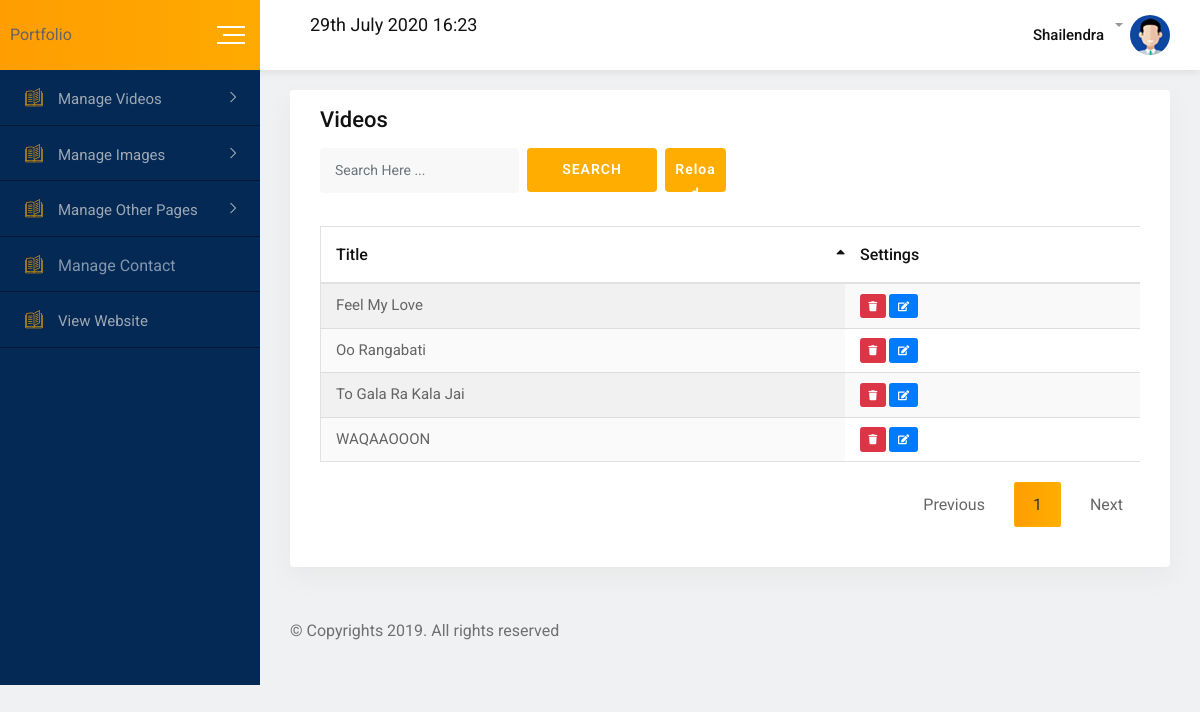
The page /accounts/videos/ on the database as committed earlier.
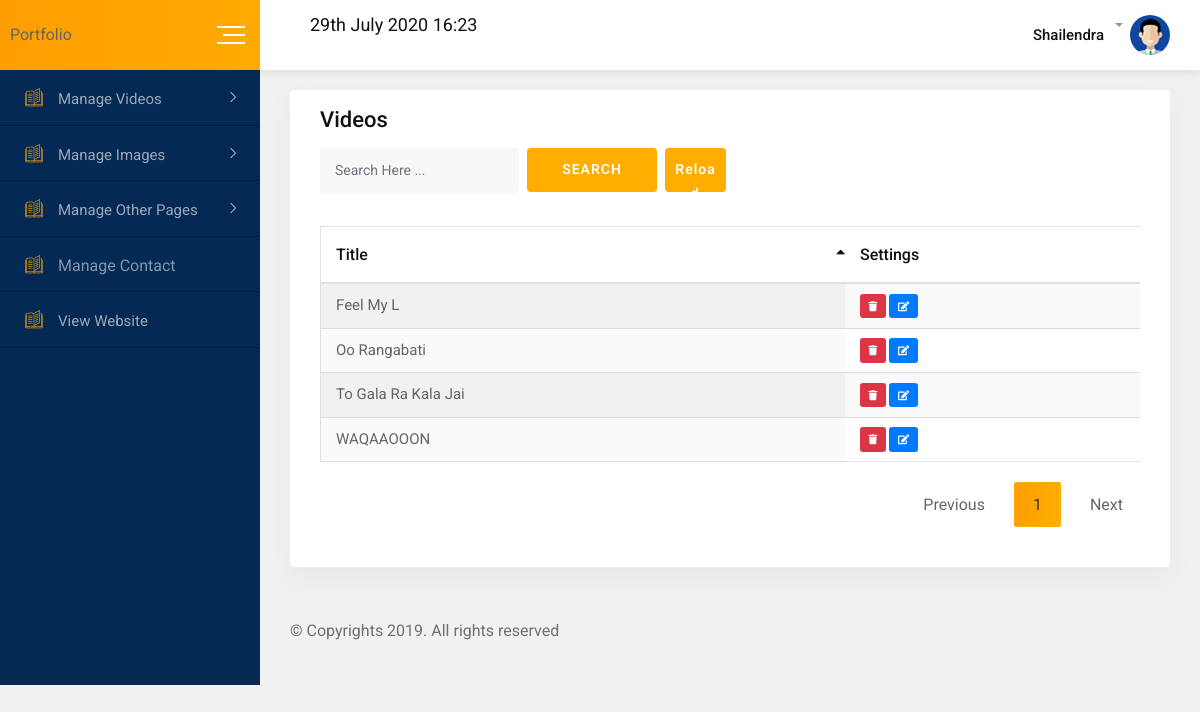
The same page on the database as committed later.
### accounts/models.py (models this page shows, shortened)
class CommonMsters(models.Model):
    id=models.AutoField(primary_key=True)
    title=models.CharField(max_length=25400,default="")
    imageurl=models.CharField(max_length=25400,default="")

### accounts/views.py (the view)
# urls.py: path('videos/', views.videos),
def videos(request):
    data=CommonMsters.objects.all()
    return render(request,"accounts/videos.html",{"data":data})

### accounts/templates/accounts/videos.html (shortened to what this page needs)
{%extends "accounts/basic.html"%}
{% block body%}
<div class="card height-auto">
	<div class="card-body">
		<div class="heading-layout1">
			<div class="item-title">
				<h3>Videos</h3>
			</div>
		</div>
		<form class="mg-b-5" method="GET">
			<div class="row gutters-8">
				<div class="col-3-xxxl col-xl-3 col-lg-3 col-12 form-group">
					<input type="text" placeholder="Search Here ..." class="form-control" name="search">
				</div>
				<div class="col-1-xxxl col-xl-2 col-lg-3 col-12 form-group">
					<button type="submit" class="fw-btn-fill btn-gradient-yellow">SEARCH</button>
				</div>
				<div class="col-1-xxxl col-xl-1 col-lg-1 col-12 form-group">
					<a href="/accounts/artical/"><button type="button" class="fw-btn-fill btn-gradient-yellow">Reload</button></a>
				</div>
				<div class="col-7-xxxl col-xl-7 col-lg-3 col-12 form-group">
				</div>
			</div>
		</form>
		<div class="table-responsive">
			<table class="table display data-table text-nowrap">
				<thead>
					<tr>
						<th>Title</th>
						<th>Settings</th>
					</tr>
				</thead>
				<tbody>
                    {%for i in data%}
							<tr>
								<td>{{i.title}}</td>
								<td>
								<a href="/accounts/deletevideos/{{i.id}}" onclick="return confirm('Are you sure  want to Delete, All the data will be deleted related to this')" ><button type="button" class="btn btn-danger"><i class="fa fa-trash" aria-hidden="true"></i></button></a>
                                        <a href="/accounts/editvideos/{{i.id}}"  ><button type="button" class="btn btn-primary"><i class="fa fa-edit" aria-hidden="true"></i></button></a>
                                            </td>
							</tr>
{%endfor%}
				</tbody>
			</table>
		</div>
	</div>
</div>
{%endblock%}

### accounts/templates/accounts/basic.html (shortened to what this page needs)
<!doctype html>
<html lang="en">
{%load static%}
{% load instagram_client %}
<head>
    <link rel="stylesheet" href="{%static 'accounts/css/normalize.css'%}">
    <link rel="stylesheet" href="{%static 'accounts/css/main.css'%}">
    <link rel="stylesheet" href="{%static 'accounts/css/bootstrap.min.css'%}">
    <link rel="stylesheet" href="{%static 'accounts/css/all.min.css'%}">
    <link rel="stylesheet" href="{%static 'accounts/fonts/flaticon.css'%}">
    <link rel="stylesheet" href="{%static 'accounts/css/animate.min.css'%}">
    <link rel="stylesheet" href="{%static 'accounts/css/jquery.dataTables.min.css'%}">
    <link rel="stylesheet" href="{%static 'accounts/css/style.css'%}">
    <link rel="stylesheet" href="{%static 'accounts/css/dropzone.min.css'%}">
</head>
{%load static%}
{% load static %}
<body>
  <div id="wrapper" class="wrapper bg-ash">
      <div class="navbar navbar-expand-md header-menu-one bg-light">
          <div class="nav-bar-header-one">
              <div class="header-logo">Portfolio</div>
              <div class="toggle-button sidebar-toggle">
                  <button type="button" class="item-link">
                      <span class="btn-icon-wrap">
                          <span></span>
                          <span></span>
                          <span></span>
                      </span>
                  </button>
              </div>
          </div>
          <div class="header-main-menu collapse navbar-collapse" id="mobile-navbar">
              <ul class="navbar-nav">
                  <li class="navbar-item header-search-bar">
                      <h5 class="item-title">{% now "jS F Y H:i" %}</h5>
                  </li>
              </ul>
              <ul class="navbar-nav">
                  <li class="navbar-item dropdown header-admin">
                      <a class="navbar-nav-link dropdown-toggle" href="#" role="button" data-toggle="dropdown"
                          aria-expanded="false">
                          <div class="admin-title">
                              <h5 class="item-title">Shailendra</h5>
                          </div>
                          <div class="admin-img">
                              <img src="{%static 'accounts/img/figure/admin.jpg'%}" alt="Admin">
                          </div>
                      </a>
                  </li>
              </ul>
          </div>
      </div>
      <div class="dashboard-page-one">
          <div class="sidebar-main sidebar-menu-one sidebar-expand-md sidebar-color">
              <div class="sidebar-menu-content">
                  <ul class="nav nav-sidebar-menu sidebar-toggle-view">
                      <li class="nav-item sidebar-nav-item">
                          <a href="#" class="nav-link"><i class="flaticon-open-book"></i><span>Manage Videos</span></a>
                      </li>
                      <li class="nav-item sidebar-nav-item">
                        <a href="#" class="nav-link"><i class="flaticon-open-book"></i><span>Manage Images</span></a>
                    </li>
          <li class="nav-item sidebar-nav-item">
                          <a href="#" class="nav-link"><i class="flaticon-open-book"></i><span>Manage Other Pages</span></a>
                      </li>
                      <li class="nav-item sidebar-nav-item no-arrow">
                          <a href="/accounts/contact/" class="nav-link" style="color: #edf0f38c;"><i class="flaticon-open-book"></i>Manage Contact</a>
                      </li>
          <li class="nav-item sidebar-nav-item no-arrow">
                          <a target="_blank" href="/" class="nav-link"><i class="flaticon-open-book"></i><span>View Website</span></a>
                      </li>
                  </ul>
              </div>
          </div>
          <div class="dashboard-content-one">
              <div class="breadcrumbs-area" style="padding: 10px;"></div>
    {%block body%}{%endblock%}
    <footer class="footer-wrap-layout1">
      <div class="copyright">© Copyrights  2019. All rights reserved</div>
  </footer>
</div>
</div>
</div>
</body>
</html>

### accounts/static/accounts/css/main.css (style rules this page uses)
html { color: #222; font-size: 1em; line-height: 1.4; }
audio, canvas, iframe, img, svg, video { vertical-align: middle; }

### accounts/templates/accounts/basic.html (style rules this page uses)
.no-arrow a::after { display: none; }

Rows that differ between the two databases and show on the page:
changed CommonMsters: title "Feel My Love" → "Feel My L"
